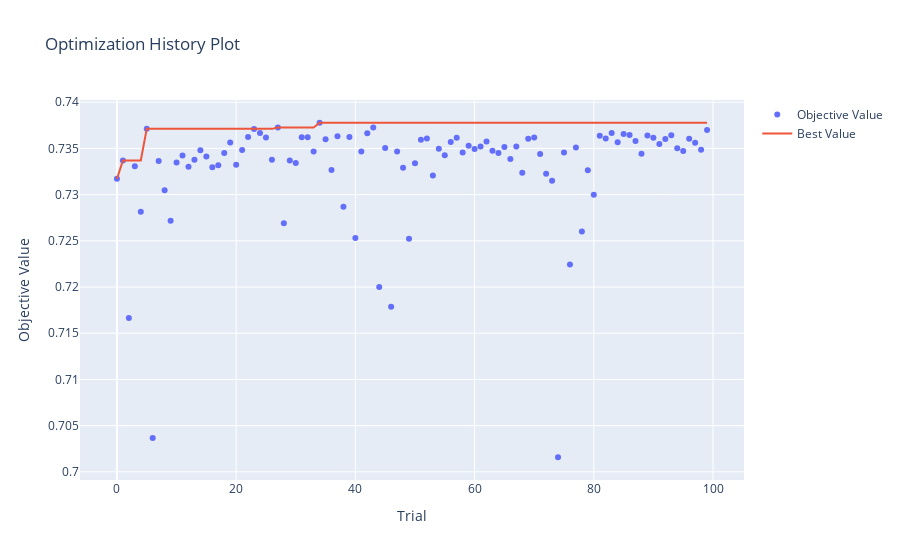
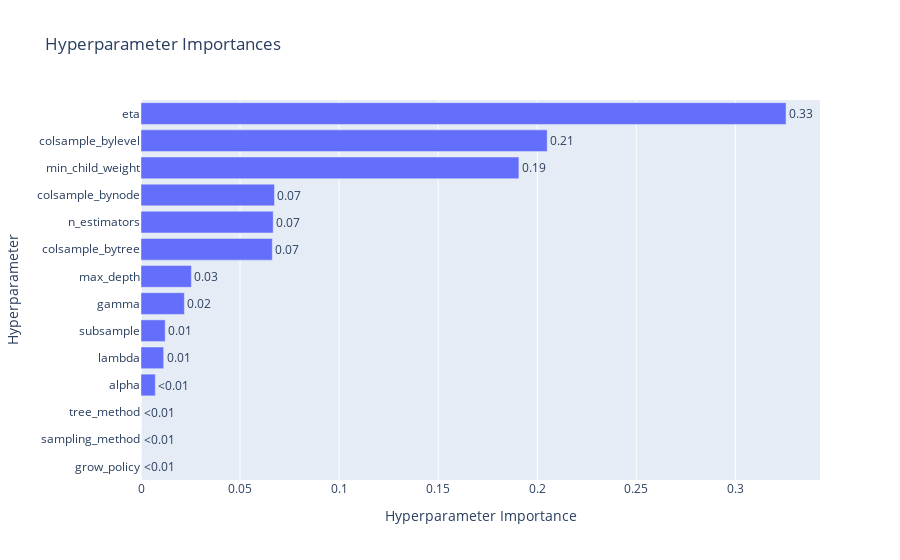

The notebook cell these images were saved under, in order:
### Markdown cell above
## XGBoost

### Code cell
xgboost = m.ml_model(model_name="xgbt")
best_params = xgboost.tune(X_train_preprocessed, y_train, X_val_preprocessed, y_val, n_trials=100)

print("=== XGBoost ===")
xgboost.train(X_train_preprocessed, y_train)
print(f"ROC AUC train: {roc_auc_score(y_train, xgboost.model.predict_proba(X_train_preprocessed)[:, 1])}")
print(f"ROC AUC test: {roc_auc_score(y_test, xgboost.model.predict_proba(X_test_preprocessed)[:, 1])}")
print(f"ROC AUC val: {roc_auc_score(y_val, xgboost.model.predict_proba(X_val_preprocessed)[:, 1])}")


hp.plot_optimization_history(xgboost.study)

### Figure 1 — Plotly figure (JSON) as saved in the notebook; plotly's stock layout.template omitted (floating-point values rounded to 4 significant figures)
{"data": [{"mode": "markers", "name": "Objective Value", "type": "scatter", "x": [0, 1, 2, 3, 4, 5, 6, 7, 8, 9, 10, 11, 12, 13, 14, 15, 16, 17, 18, 19, 20, 21, 22, 23, 24, 25, 26, 27, 28, 29, 30, 31, 32, 33, 34, 35, 36, 37, 38, 39, 40, 41, 42, 43, 44, 45, 46, 47, 48, 49, 50, 51, 52, 53, 54, 55, 56, 57, 58, 59, 60, 61, 62, 63, 64, 65, 66, 67, 68, 69, 70, 71, 72, 73, 74, 75, 76, 77, 78, 79, 80, 81, 82, 83, 84, 85, 86, 87, 88, 89, 90, 91, 92, 93, 94, 95, 96, 97, 98, 99], "y": [0.7317, 0.7337, 0.7166, 0.7331, 0.7281, 0.7371, 0.7037, 0.7336, 0.7305, 0.7272, 0.7335, 0.7342, 0.733, 0.7338, 0.7348, 0.7341, 0.733, 0.7332, 0.7345, 0.7356, 0.7332, 0.7348, 0.7362, 0.7371, 0.7367, 0.7362, 0.7338, 0.7373, 0.7269, 0.7337, 0.7334, 0.7362, 0.7362, 0.7347, 0.7378, 0.736, 0.7327, 0.7363, 0.7287, 0.7362, 0.7253, 0.7347, 0.7366, 0.7373, 0.72, 0.735, 0.7179, 0.7347, 0.7329, 0.7252, 0.7334, 0.7359, 0.7361, 0.7321, 0.735, 0.7343, 0.7357, 0.7362, 0.7346, 0.7353, 0.7349, 0.7352, 0.7357, 0.7347, 0.7345, 0.7352, 0.7338, 0.7352, 0.7324, 0.736, 0.7362, 0.7344, 0.7323, 0.7315, 0.7016, 0.7346, 0.7224, 0.7351, 0.726, 0.7326, 0.73, 0.7364, 0.7361, 0.7367, 0.7357, 0.7366, 0.7365, 0.7358, 0.7344, 0.7364, 0.7362, 0.7355, 0.736, 0.7364, 0.735, 0.7347, 0.7361, 0.7356, 0.7349, 0.737]}, {"mode": "lines", "name": "Best Value", "type": "scatter", "x": [0, 1, 2, 3, 4, 5, 6, 7, 8, 9, 10, 11, 12, 13, 14, 15, 16, 17, 18, 19, 20, 21, 22, 23, 24, 25, 26, 27, 28, 29, 30, 31, 32, 33, 34, 35, 36, 37, 38, 39, 40, 41, 42, 43, 44, 45, 46, 47, 48, 49, 50, 51, 52, 53, 54, 55, 56, 57, 58, 59, 60, 61, 62, 63, 64, 65, 66, 67, 68, 69, 70, 71, 72, 73, 74, 75, 76, 77, 78, 79, 80, 81, 82, 83, 84, 85, 86, 87, 88, 89, 90, 91, 92, 93, 94, 95, 96, 97, 98, 99], "y": [0.7317, 0.7337, 0.7337, 0.7337, 0.7337, 0.7371, 0.7371, 0.7371, 0.7371, 0.7371, 0.7371, 0.7371, 0.7371, 0.7371, 0.7371, 0.7371, 0.7371, 0.7371, 0.7371, 0.7371, 0.7371, 0.7371, 0.7371, 0.7371, 0.7371, 0.7371, 0.7371, 0.7373, 0.7373, 0.7373, 0.7373, 0.7373, 0.7373, 0.7373, 0.7378, 0.7378, 0.7378, 0.7378, 0.7378, 0.7378, 0.7378, 0.7378, 0.7378, 0.7378, 0.7378, 0.7378, 0.7378, 0.7378, 0.7378, 0.7378, 0.7378, 0.7378, 0.7378, 0.7378, 0.7378, 0.7378, 0.7378, 0.7378, 0.7378, 0.7378, 0.7378, 0.7378, 0.7378, 0.7378, 0.7378, 0.7378, 0.7378, 0.7378, 0.7378, 0.7378, 0.7378, 0.7378, 0.7378, 0.7378, 0.7378, 0.7378, 0.7378, 0.7378, 0.7378, 0.7378, 0.7378, 0.7378, 0.7378, 0.7378, 0.7378, 0.7378, 0.7378, 0.7378, 0.7378, 0.7378, 0.7378, 0.7378, 0.7378, 0.7378, 0.7378, 0.7378, 0.7378, 0.7378, 0.7378, 0.7378]}, {"marker": {"color": "#cccccc"}, "mode": "markers", "name": "Infeasible Trial", "showlegend": false, "type": "scatter", "x": [], "y": []}], "layout": {"title": {"text": "Optimization History Plot"}, "xaxis": {"title": {"text": "Trial"}}, "yaxis": {"title": {"text": "Objective Value"}}}}

### Figure 2 — Plotly figure (JSON) as saved in the notebook; plotly's stock layout.template omitted (floating-point values rounded to 4 significant figures)
{"data": [{"cliponaxis": false, "hovertemplate": ["grow_policy (CategoricalDistribution): 0.0<extra></extra>", "sampling_method (CategoricalDistribution): 0.0<extra></extra>", "tree_method (CategoricalDistribution): 0.0<extra></extra>", "alpha (FloatDistribution): 0.0072259174559949945<extra></extra>", "lambda (FloatDistribution): 0.01144473704041453<extra></extra>", "subsample (FloatDistribution): 0.0122111248853586<extra></extra>", "gamma (FloatDistribution): 0.021891716814064037<extra></extra>", "max_depth (IntDistribution): 0.02545131286636041<extra></extra>", "colsample_bytree (FloatDistribution): 0.06629067602396171<extra></extra>", "n_estimators (IntDistribution): 0.06673515364240094<extra></extra>", "colsample_bynode (FloatDistribution): 0.06737955334159736<extra></extra>", "min_child_weight (IntDistribution): 0.1907369220715881<extra></extra>", "colsample_bylevel (FloatDistribution): 0.20503697304331006<extra></extra>", "eta (FloatDistribution): 0.32559591281494943<extra></extra>"], "name": "Objective Value", "orientation": "h", "text": ["<0.01", "<0.01", "<0.01", "<0.01", "0.01", "0.01", "0.02", "0.03", "0.07", "0.07", "0.07", "0.19", "0.21", "0.33"], "textposition": "outside", "type": "bar", "x": [0, 0, 0, 0.007226, 0.01144, 0.01221, 0.02189, 0.02545, 0.06629, 0.06674, 0.06738, 0.1907, 0.205, 0.3256], "y": ["grow_policy", "sampling_method", "tree_method", "alpha", "lambda", "subsample", "gamma", "max_depth", "colsample_bytree", "n_estimators", "colsample_bynode", "min_child_weight", "colsample_bylevel", "eta"]}], "layout": {"title": {"text": "Hyperparameter Importances"}, "xaxis": {"title": {"text": "Hyperparameter Importance"}}, "yaxis": {"title": {"text": "Hyperparameter"}}}}
